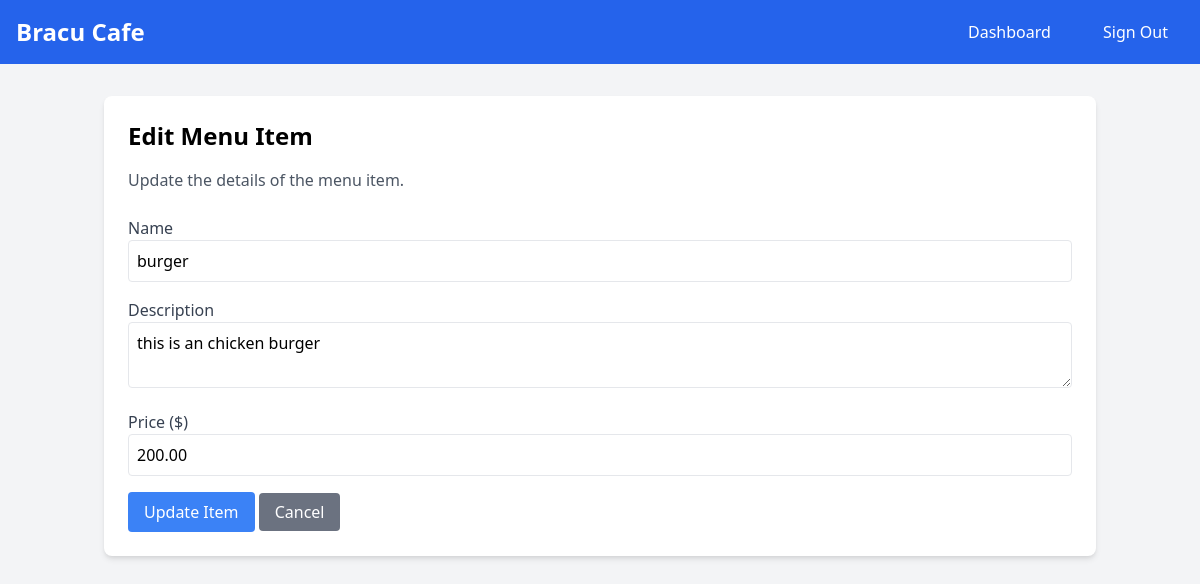
Screenshot of /edit_menu_item/1 (signed in) with the database file from the repository.
### app/models/models.py (models this page shows, shortened)
class MenuItem(db.Model):
    id = db.Column(db.Integer, primary_key=True)
    name = db.Column(db.String(100), nullable=False)
    description = db.Column(db.Text, nullable=False)
    price = db.Column(db.Float, nullable=False)

### app/controllers/routes.py (the view, shortened to what this page needs)
@routes_bp.route('/edit_menu_item/<int:item_id>', methods=['GET', 'POST'])
def edit_menu_item(item_id):
    if 'user_id' not in session or session.get('role') != 'admin':
        flash('Please sign in as an admin to access this page.', 'error')
        return redirect(url_for('routes.signin'))
    admin = Admin.query.get(session['user_id'])
    if not admin:
        flash('User not found.', 'error')
        return redirect(url_for('routes.signin'))
    menu_item = MenuItem.query.get_or_404(item_id)
    return render_template('edit_menu_item.html', admin=admin, menu_item=menu_item)

### app/templates/edit_menu_item.html (shortened to what this page needs)
{% extends "base.html" %}
{% block content %}
<div class="container mx-auto px-4">
    <section class="bg-white p-6 rounded-lg shadow-md">
        <h2 class="text-2xl font-semibold mb-4">Edit Menu Item</h2>
        <p class="text-gray-600 mb-6">Update the details of the menu item.</p>
        <form method="POST">
            <div class="mb-4">
                <label class="block text-gray-700">Name</label>
                <input type="text" name="name" value="{{ menu_item.name }}" class="w-full p-2 border rounded" >
            </div>
            <div class="mb-4">
                <label class="block text-gray-700">Description</label>
                <textarea name="description" class="w-full p-2 border rounded" required>{{ menu_item.description }}</textarea>
            </div>
            <div class="mb-4">
                <label class="block text-gray-700">Price ($)</label>
                <input type="number" name="price" step="0.01" value="{{ '%.2f' % menu_item.price }}" class="w-full p-2 border rounded" >
            </div>
            <button type="submit" class="bg-blue-500 text-white px-4 py-2 rounded hover:bg-blue-600">Update Item</button>
            <a href="{{ url_for('routes.manage_menu') }}" class="bg-gray-500 text-white px-4 py-2 rounded hover:bg-gray-600">Cancel</a>
        </form>
    </section>
</div>
{% endblock %}

### rows the page displays
MenuItem: name "burger", description "this is an chicken burger", price "200.00"
